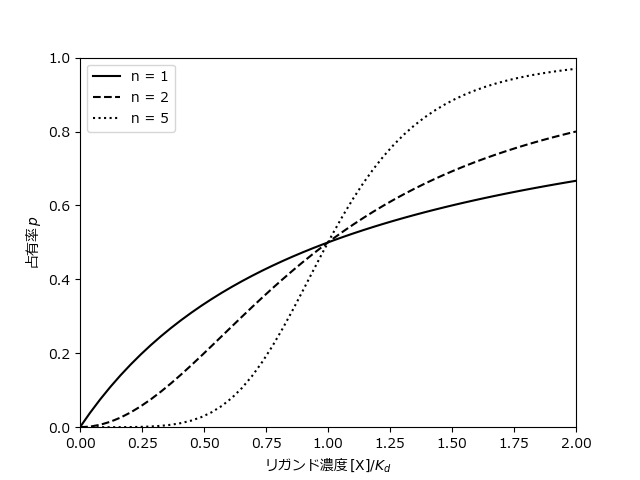

Write the Python code that produced this figure.
import numpy as np
import matplotlib.pyplot as plt

#plt.rcParams['font.family'] = "MS Gothic"
plt.rcParams['font.family'] = "Meiryo"

def Hill(x,n,K):
    return np.power(x,n)/(np.power(K,n) + np.power(x,n))

X = np.linspace(0,2)
K = 1
"""
N = [1.0, 5.0, 10.0]
for i in range(0,len(N)):
    n = N[i]
    plt.plot(X, Hill(X,n,K), label="n = " + str(n), color='black', linestyle=(0,(i+2,i)))
"""

n = 1
plt.plot(X,Hill(X,n,K),label="n = "+str(n), color='black', linestyle='solid')
n = 2
plt.plot(X,Hill(X,n,K),label="n = "+str(n), color='black', linestyle='dashed')
n = 5
plt.plot(X,Hill(X,n,K),label="n = "+str(n), color='black', linestyle='dotted')

plt.xlim(0,2)
plt.ylim(0,1)
plt.xlabel(r"リガンド濃度$\,[\mathrm{X}]/K_d$")
plt.ylabel(r"占有率$\,p$")

plt.legend()
plt.show()
